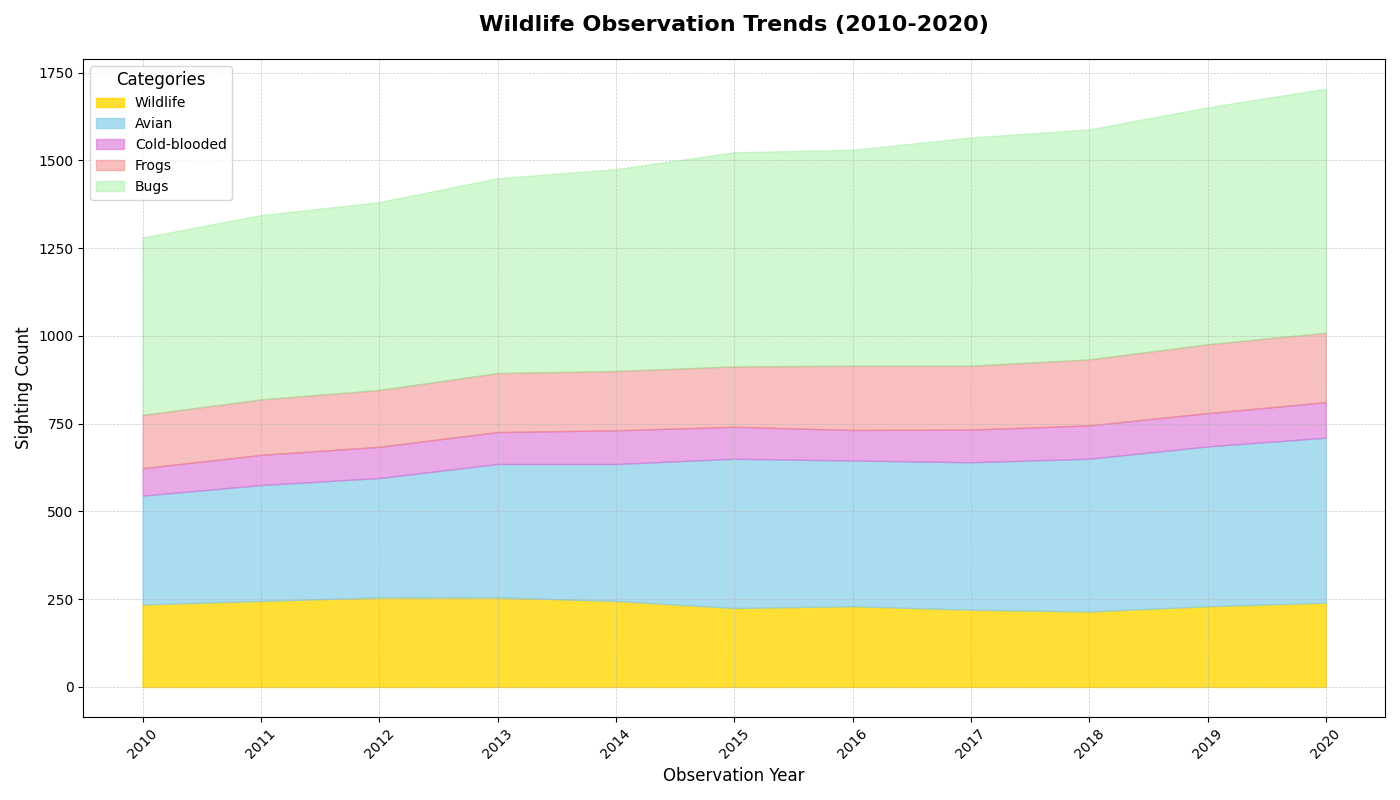

Here is the Python script that generated this plot:
import matplotlib.pyplot as plt
import numpy as np

years = np.arange(2010, 2021)

mammals = np.array([235, 245, 255, 255, 245, 225, 230, 220, 215, 230, 240])
birds = np.array([310, 330, 340, 380, 390, 425, 415, 420, 435, 455, 470])
reptiles = np.array([78, 86, 89, 91, 96, 91, 87, 93, 95, 95, 101])
amphibians = np.array([152, 158, 162, 168, 169, 172, 183, 182, 188, 196, 198])
insects = np.array([505, 525, 535, 555, 575, 610, 615, 650, 655, 675, 695])

data = np.array([mammals, birds, reptiles, amphibians, insects])
data_stack = np.cumsum(data, axis=0)

fig, ax = plt.subplots(figsize=(14, 8))

ax.fill_between(years, 0, data_stack[0], label='Wildlife', color='gold', alpha=0.8)
ax.fill_between(years, data_stack[0], data_stack[1], label='Avian', color='skyblue', alpha=0.7)
ax.fill_between(years, data_stack[1], data_stack[2], label='Cold-blooded', color='orchid', alpha=0.6)
ax.fill_between(years, data_stack[2], data_stack[3], label='Frogs', color='lightcoral', alpha=0.5)
ax.fill_between(years, data_stack[3], data_stack[4], label='Bugs', color='lightgreen', alpha=0.4)

ax.set_title("Wildlife Observation Trends (2010-2020)", fontsize=16, weight='bold', pad=20)
ax.set_xlabel("Observation Year", fontsize=12)
ax.set_ylabel("Sighting Count", fontsize=12)

ax.set_xticks(years)
ax.set_xticklabels(years, rotation=45, fontsize=10)

ax.grid(True, linestyle='--', linewidth=0.5, alpha=0.7)

ax.legend(loc='upper left', fontsize=10, title='Categories', title_fontsize='12')

plt.tight_layout()
plt.show()
